Frame 1 (no input): blank canvas, image omitted
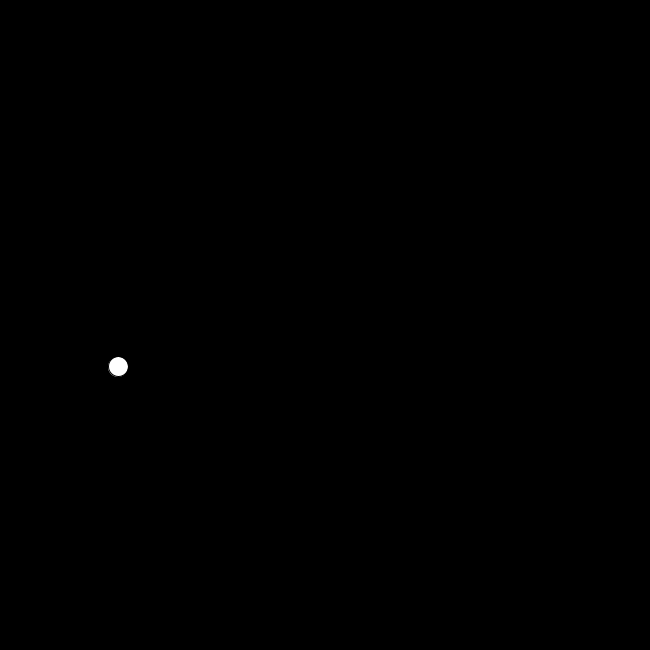
Frame 60 (the mouse pressed at the canvas centre just before this capture)
Frame 120 (the mouse held since frame 60 and released just before this capture): blank canvas, image omitted

The Processing sketch that drew this single still picture (run headless with seeded random() and noise(); from frame 60 on, the mouse is pressed at the canvas centre):

// Processing sketch: mytest_gravity
// ── mytest_gravity.pde
Ball b;
void setup()
{
  size(650,650);
  b = new Ball();
}
void draw()
{
  background(0);
  
  b.display();
  b.change();
  b.move();
  b.checkEdges();
}
// ── Ball.pde
class Ball
{
  float x,y,u,v,a = 9.8,temp=0;
  float xcontrol = 2;
  Ball()
  {
    x = 0;
    y = 20;
    u = 0;
  }
  void display()
  {
    ellipse(x,y,20,20);
  }
  void change()
  {
    temp+=0.02;
    v = u+a*(temp);
    x+=xcontrol;
  }
  void move()
  {
    y+=v;
  }
  void checkEdges()
  {
    if(y>=height)
    {
      a = a*-1;
      u = v;
    }
    if(v==0)
    {
      a = a*-1;
    }
    if(y<=0)
    {
      a = a*-1;
    }
    if(x<=0 || x>=width)
    {
      xcontrol*=-1;
    }
  }
}
